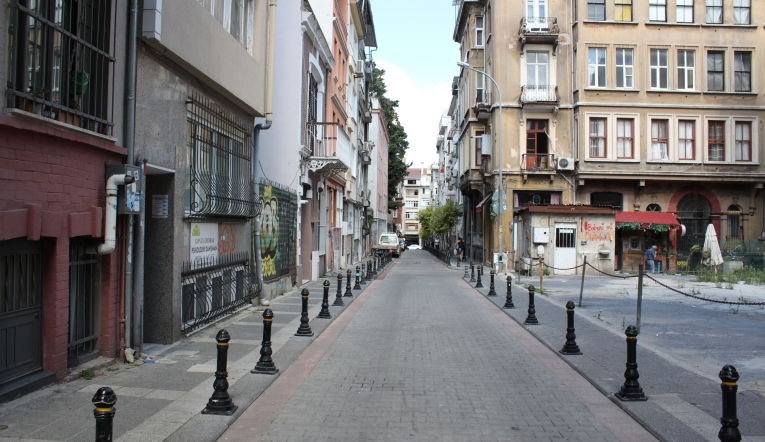
#> input picture SIFT/images/sokak.jpeg, 765 x 442 px, found by its file name; the run also reads 1 picture not shown here
$ python SIFT_karsilastime.py
#> lines starting #> are read from the running program, lines starting #| are printed output that depends on the picture
import cv2
import matplotlib.pyplot as plt

#goruntu yukleme
img1 = cv2.imread("sokak.jpeg", cv2.IMREAD_GRAYSCALE)
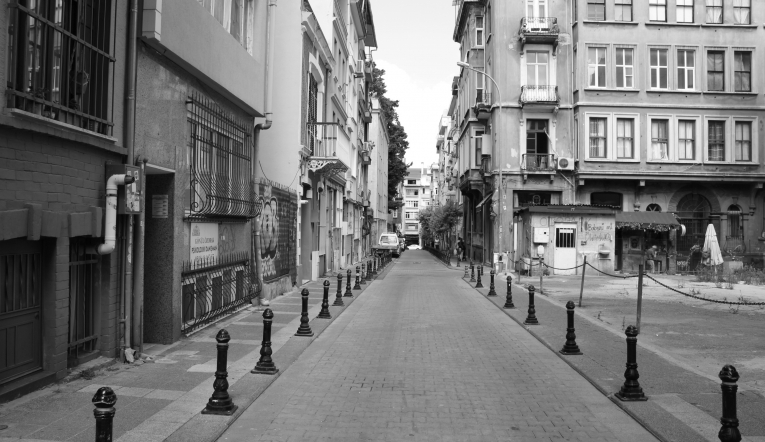
#> img1: shape (442, 765); min 1, max 255, mean 118.4
img2 = cv2.imread("sokak2.jpeg", cv2.IMREAD_GRAYSCALE)
#> img2: shape (442, 765); min 0, max 255, mean 108.3

#SIFT olusturma
sift = cv2.SIFT_create()

#anahtar noktaları ve tanımlayıcıları bul
kp1, des1 = sift.detectAndCompute(img1, None)
#> kp1 = 2704 keypoints; strongest (x, y, size): (683, 227, 2.9), (416, 193, 2.7), (557, 230, 2.3), (565, 240, 11.3)
kp2, des2 = sift.detectAndCompute(img2, None)
#> kp2 = 2753 keypoints; strongest (x, y, size): (683, 227, 2.9), (416, 193, 2.7), (557, 230, 2.3), (565, 240, 11.3)

#eslestirici olustur (BFMatcher - Brute Force Matcher)
bf = cv2.BFMatcher()

#Descriptorlar arası eslesitrme yap
# her desc için en iyi 2 eşleşmeyi buluyoruz
matches = bf.knnMatch(des1, des2, k=2)
#> matches = 2704 matches

#Lowe's ratio(oran) testi uygula (güvenilir eslesmeleri secmek icin)
good_matches = []
for m, n in matches:
    if m.distance < 0.75 * n.distance:
        good_matches.append([m])
#> after the loop, good_matches = 2218 matches

#eslesmeleri ciz
img_matches = cv2.drawMatchesKnn(img1, kp1, img2, kp2, good_matches, None, flags=cv2.DrawMatchesFlags_NOT_DRAW_SINGLE_POINTS)
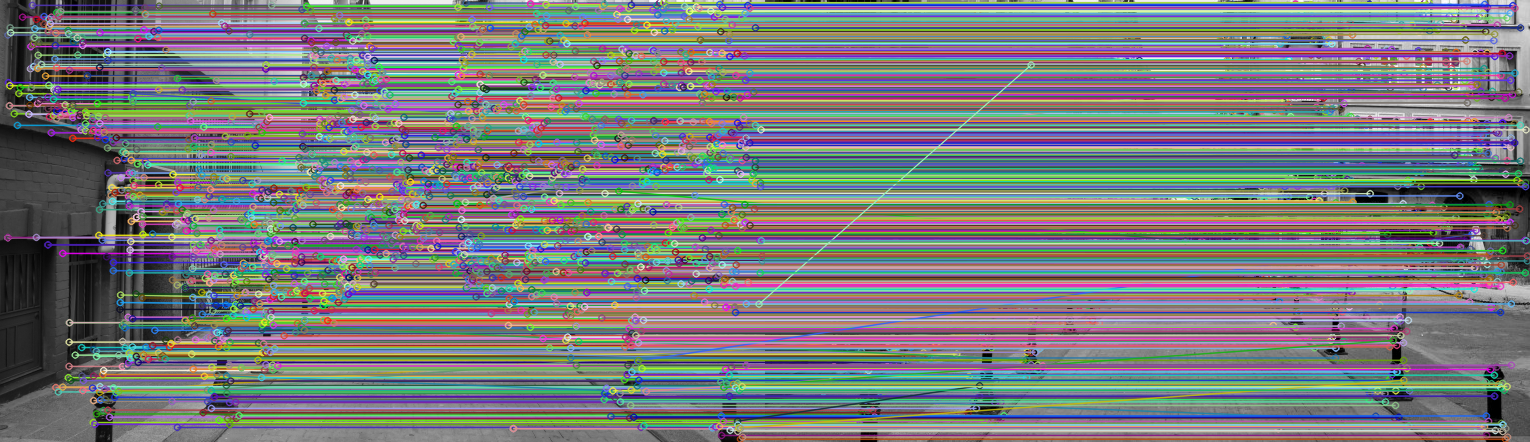
#> img_matches: shape (442, 1530, 3); mean of channels 0, 1, 2 124.1, 122.2, 121.2; drawn as B, G, R

#goster
plt.figure(figsize=(20,10))
plt.imshow(img_matches)
plt.title("SIFT özellik eşleştirme")
plt.axis("off")
plt.show()
